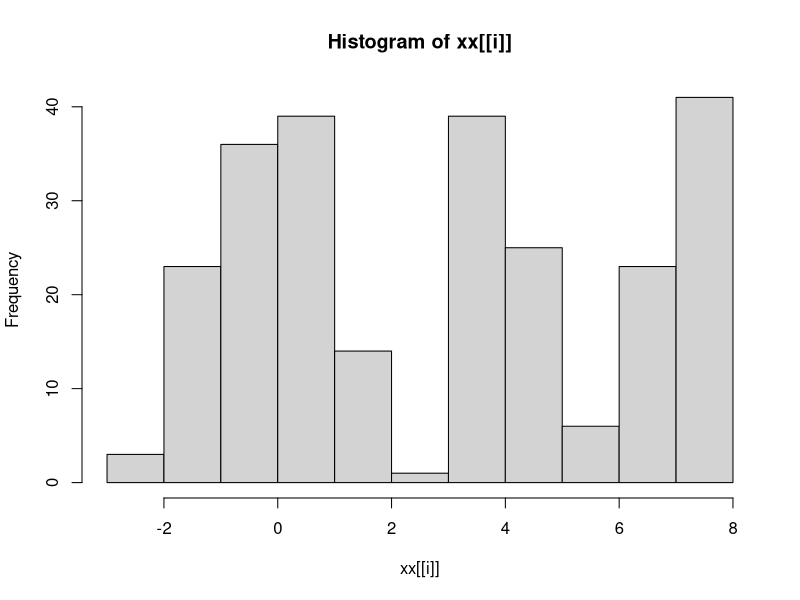
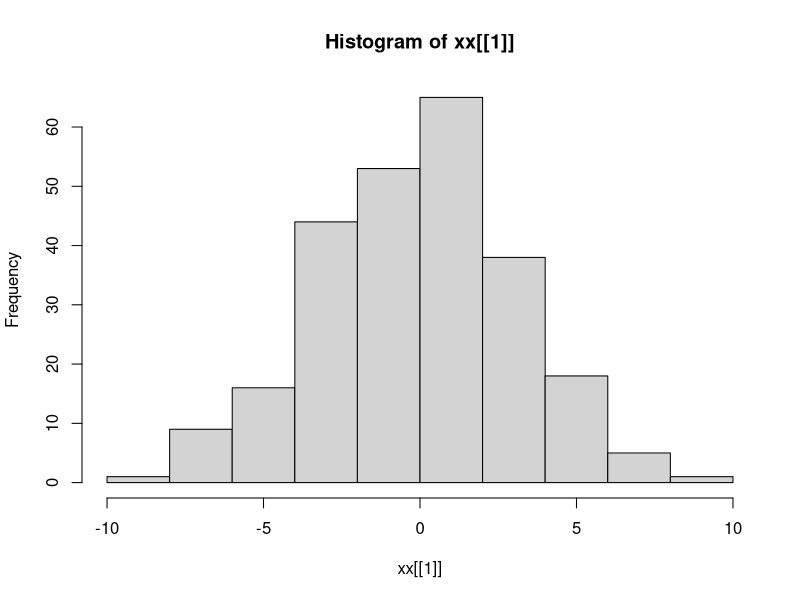
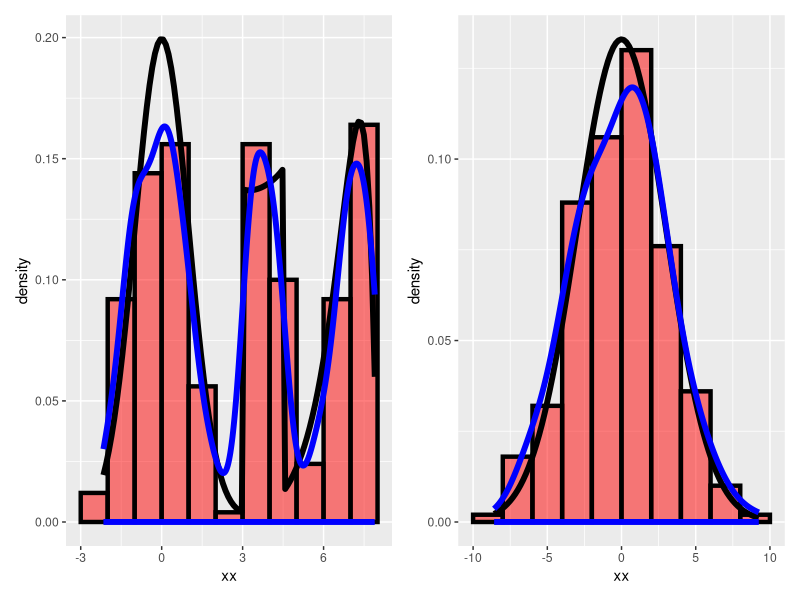
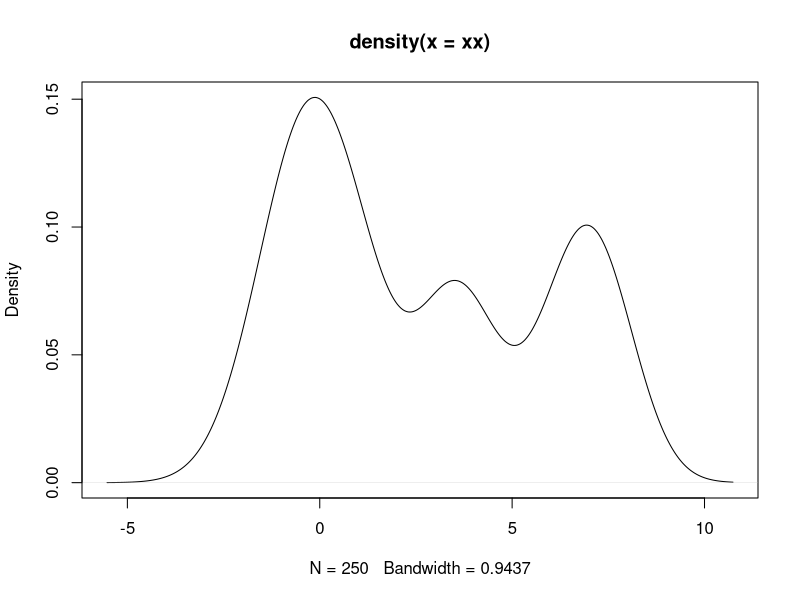

Generate these figures, in order, with R: (Note: this script raises an error after producing the figures.)
## ---- chunk 1
library(tidyverse, quietly = TRUE)
library(patchwork, quietly = TRUE)
## ---- chunk 2

## ---- chunk 3
# Define densities and RNGs for the distributions to be tested

# Normal (unimodal base case)
ddistrib_1 = function(x) dnorm(x, 0, 3)
rdistrib_1 = function(n) rnorm(n, 0, 3)
# Student t (unimodal with heavier tails)
ddistrib_2 = function(x) dt(x / 3, df = 1)
rdistrib_2 = function(n) 3 * rt(n, df = 1)
# Uniform (discontinuous density with a dense modes)
ddistrib_3 = function(x) dunif(x, 0, 3)
rdistrib_3 = function(n) runif(n, 0, 3)
# Gamma (unimodal, positively skewed)
ddistrib_4 = function(x) dgamma(x, 3, 1)
rdistrib_4 = function(n) rgamma(n, 3, 1)
# Mixture of distributions
# (trimodal, with many challenging features)
ddistrib_5 = function(x) {
  0.5 * dnorm(x, 0, 1) + 0.3 * dgamma(8 - x, 2, 1.5) + 0.2 * dunif(x, 3, 4.5)
}
rdistrib_5 = function(n) {
  num_samples = rmultinom(1, n, c(0.5, 0.3, 0.2))
  sample(c(rnorm(num_samples[1], 0, 1),
           8 - rgamma(num_samples[2], 2, 1.5),
           runif(num_samples[3], 3, 4.5)))
}
## ---- chunk 4
# A density function obtained from histogram data returned by hist

hist_density = function(hist_data, x) {
  # Find the bin where x lies: its index is the maximum number
  # of breaks less or equal to x. Return the histogram normalised
  # frequency of that bin
  sapply(x, FUN = function(y) {
    if (y < hist_data$breaks[1] |
          y >= hist_data$breaks[length(hist_data$breaks)]) {
      return(0)
    } else {
      return(hist_data$density[sum(hist_data$breaks - y <= 0)])
    }
  })
}

## ---- chunk 5
# ggplot2 graphs

overlay_plot = function(data, fun, hist_breaks, dens_ker, dens_bw) {
  ggplot(data = tibble(xx = data), aes(x = xx)) +
    geom_histogram(aes(y = ..density..), breaks = hist_breaks,
                   color = "black", fill = "red", lwd = 1.5, alpha = 0.5) +
    stat_function(fun = fun, color = "black", lwd = 2) +
    stat_density(data = tibble(xx = data), aes(x = xx),
                 kernel = dens_ker, bw = dens_bw,
                 color = "blue", alpha = 0, lwd = 2)
}

max_samples = 250

rdistribs = list(rdistrib_1, rdistrib_2, rdistrib_3, rdistrib_4, rdistrib_5)

ddistribs = list(ddistrib_1, ddistrib_2, ddistrib_3, ddistrib_4, ddistrib_5)

xx = lapply(rdistribs, function(fun) fun(max_samples))

i = 5
overlay_plot(xx[[i]], fun = ddistribs[[i]], hist_breaks = hist(xx[[i]])$breaks,
             dens_ker = "gaussian", dens_bw = "bcv") +
overlay_plot(xx[[1]], fun = ddistribs[[1]], hist_breaks = hist(xx[[1]])$breaks,
             dens_ker = "gaussian", dens_bw = "bcv")

## ---- chunk 6
max_samples = 250
# Generate data from the first density
xx = rdistrib_5(max_samples)

plot(density(xx))

normalmix_density = function(x, mix_output) {
  sapply(x, function(y) sum(mix_output$lambda * dnorm(y, mix_output$mu, mix_output$sigma)))
}

mixres = normalmixEM(xx, k = 2)

plot(seq(0, 10, by = 0.1), normalmix_density(seq(0, 10, by = 0.1), mix_output = mixres), type = "l")
